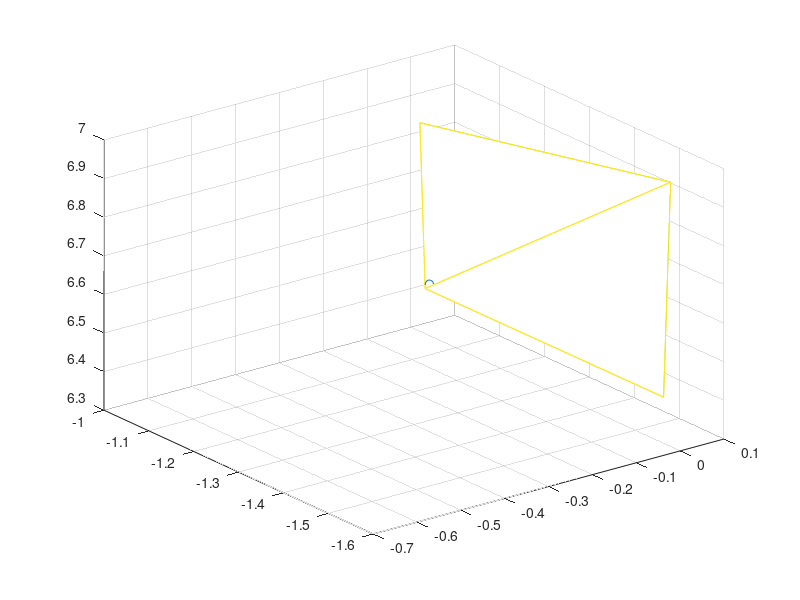

This chart was generated by the following MATLAB code:
x=[2.678e-2,-1.5369,6.3972;0 -1.02 6.84;7.13e-2 -1.509 6.9255;-.51 -1.53 6.84]';
N=[1 0 0;0 1 0;0 0 1;-1 -1 -1]';
xi=zeros(3,3);
dummyx=zeros(4,4);
dummyb=dummyx;

Jac=zeros(4,4);
Jac(:,1)=1;
Jac(:,2:4)=x';
jd=det(Jac);
dummyx(:,1)=x(1,:)';
dummyx(:,2:4)=x';
a=1/jd*det(dummyx);


for a=1:4
    xi(:,1) = xi(:,1)+x(:,a)*N(1,a);
    xi(:,2) = xi(:,2)+x(:,a)*N(2,a);
    xi(:,3) = xi(:,3)+x(:,a)*N(3,a);
end

xinv=inv(xi);

xco=[-.49; -1.52; 6.84];
diff=xco-x(:,4);
prnts=xinv*diff;
shps=zeros(1,4);
shps(1:3)=prnts;
shps(4)=1-sum(prnts);
shps

xp=zeros(1,4);
yp=xp;
zp=yp;
for a=1:4
    xp(a)=x(1,a);
    yp(a)=x(2,a);
    zp(a)=x(3,a);
end

T=[1,2,3;1,2,4;2,3,4;1,3,4];
trimesh(T,xp,yp,zp)
hold on
scatter3(xco(1),xco(2),xco(3))
